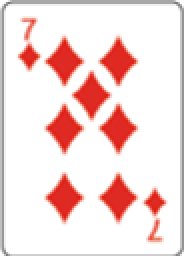
#> input picture q1/carta7.png, 92 x 128 px (shown 2 times larger)
$ python detectaCarta.py
#> lines starting #> are read from the running program, lines starting #| are printed output that depends on the picture; after the words box and inside, x2 and y2 are one past the last pixel; in counts of white or black regions, pixels touching at a corner belong together; pictures that were not available may be replaced by others from this repository, and a replacement may not be noted
import cv2
import numpy as np

template = cv2.imread("carta7.png", cv2.IMREAD_GRAYSCALE)
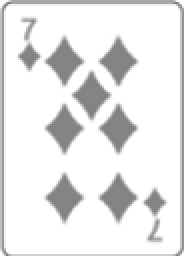
#> template: shape (128, 92) (shown 2 times larger); min 118, max 255, mean 231.2
w, h = template.shape[::-1]
#> w = 92; h = 128

cap = cv2.VideoCapture("q1.mp4")

if not cap.isOpened():
    print("Cannot open camera")
    exit()

while True:

    ret, frame = cap.read()
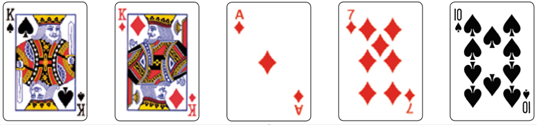
#> input picture q1/baralho.png, 537 x 125 px, given in place of q1.mp4, which was not available
#> frame is the input picture: shape (125, 537, 3); mean B, G, R 210.5, 211.8, 222.1
    resize = cv2.resize(frame, (1400, 800))

    gray_frame = cv2.cvtColor(resize, cv2.COLOR_BGR2GRAY)
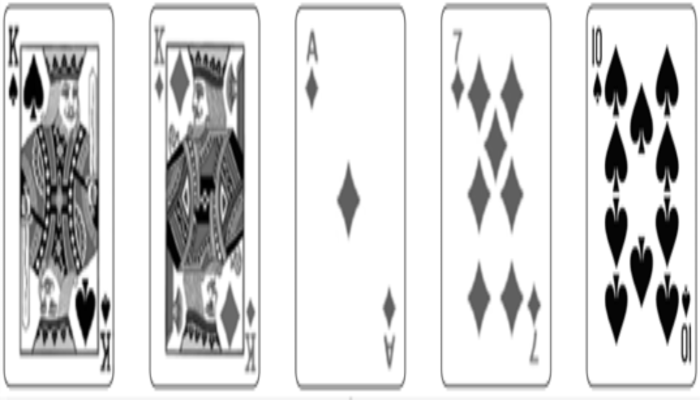
#> gray_frame: shape (800, 1400) (shown at 1/2 size); min 0, max 255, mean 214.7

    hsv = cv2.cvtColor(resize, cv2.COLOR_BGR2HSV)
#> hsv: shape (800, 1400, 3); mean H, S, V 19.2, 23.9, 224.2


    result = cv2.matchTemplate(gray_frame, template, cv2.TM_CCOEFF_NORMED)
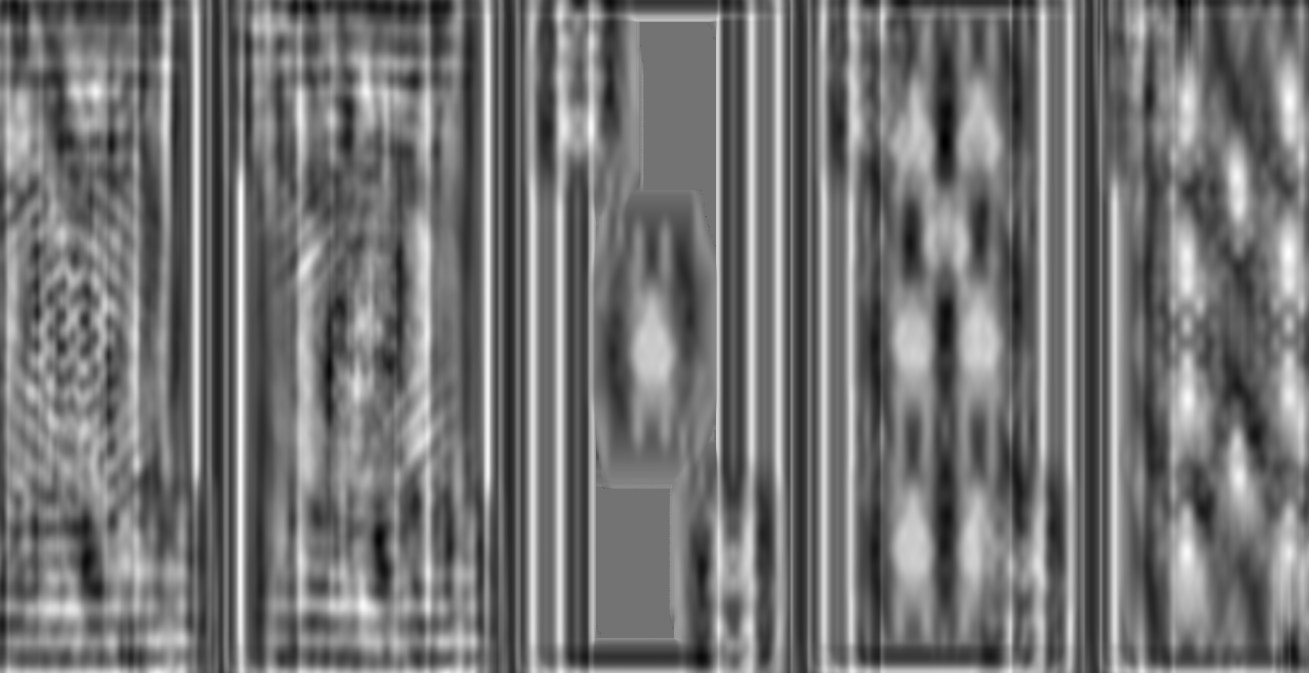
#> result: shape (673, 1309) float32; min -0.251, max 0.306, mean 0.00146; drawn with min black and max white
    loc = np.where(result >= 0.7)
#> loc = (empty array, empty array)

    lower_red = np.array([0, 66, 134])
    upper_red = np.array([180, 255, 243])


    mask = cv2.inRange(hsv, lower_red, upper_red)
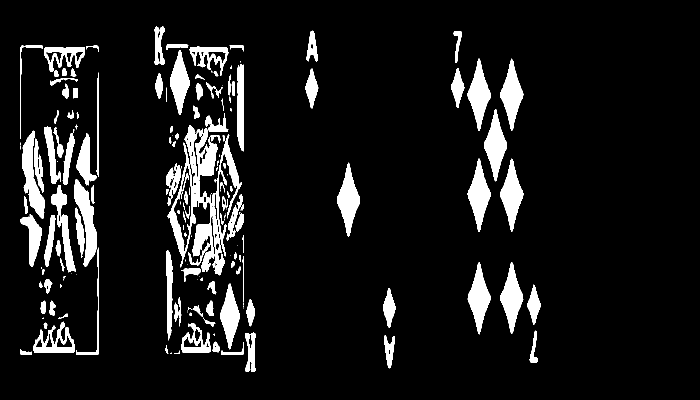
#> mask: shape (800, 1400) (shown at 1/2 size); 8.8% white; 196 white regions (61 under 20 px), largest, box (x1, y1, x2, y2) and area: (385, 256, 435, 544) 5034, (148, 358, 193, 534) 3497, (44, 261, 89, 438) 3448
    mask = cv2.erode(mask, np.ones((9, 10), np.uint8))
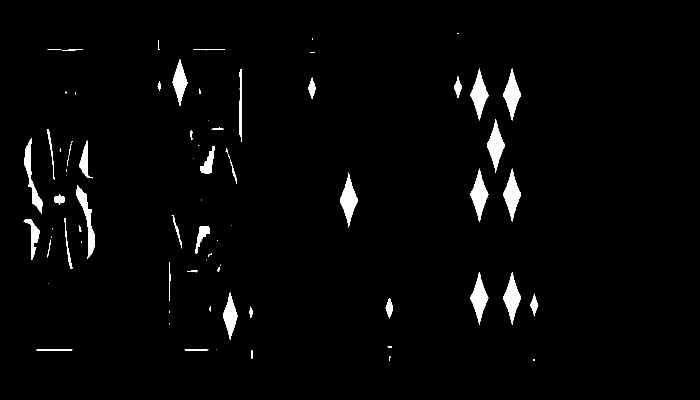
#> mask: shape (800, 1400) (shown at 1/2 size); 2.4% white; 77 white regions (27 under 20 px)

    contours, ret = cv2.findContours(
        mask, cv2.RETR_TREE, cv2.CHAIN_APPROX_SIMPLE)
#> contours = 77 contours, 42 with area under 20; largest, box (x1, y1, x2, y2) and area: (680, 345, 716, 455) 1661, (941, 337, 977, 444) 1654, (1006, 337, 1042, 443) 1645, (974, 238, 1010, 346) 1617, (1006, 544, 1042, 650) 1615; ret = 77 rows, first 6: [1, -1, -1, -1], [2, 0, -1, -1], [3, 1, -1, -1], [4, 2, -1, -1], [5, 3, -1, -1], [6, 4, -1, -1]

    for cnt in contours:
        area = cv2.contourArea(cnt)
        approx = cv2.approxPolyDP(cnt, 0.02*cv2.arcLength(cnt, True), True)

        x = approx.ravel()[0]

        y = approx.ravel()[1]

        cv2.drawContours(resize, [approx], 0, (10, 205, 15), 5)
#> this loop made 77 passes
#> (area, approx, x, y) on passes 3, 5, 6, 10, 12, 13, 14, 16, 17: (30, [[502, 701], [502, 716], [504, 716], [504, 701]], 502, 701), (45, [[369, 699], [416, 699]], 369, 699), (96, [[73, 700], [144, 699]], 73, 700), (65, [[501, 613], [499, 621], [501, 635], [505, 624]], 501, 613), (304.5, [[779, 596], [771, 615], [778, 636], [785, 618]], 779, 596), (299, [[1068, 587], [1060, 610], [1068, 632], [1076, 610]], 1068, 587), (1269, [[460, 585], [446, 629], [460, 679], [474, 634]], 460, 585), (1615, [[1024, 544], [1006, 594], [1024, 649], [1041, 597]], 1024, 544), (1610, [[958, 544], [941, 593], [958, 649], [976, 596]], 958, 544)
#> (area, x, y) on passes 30, 33, 37, 38, 50, 54: (536.5, 417, 453), (698, 47, 442), (252, 119, 388), (1445.5, 155, 370), (641.5, 428, 292), (686.5, 174, 281)
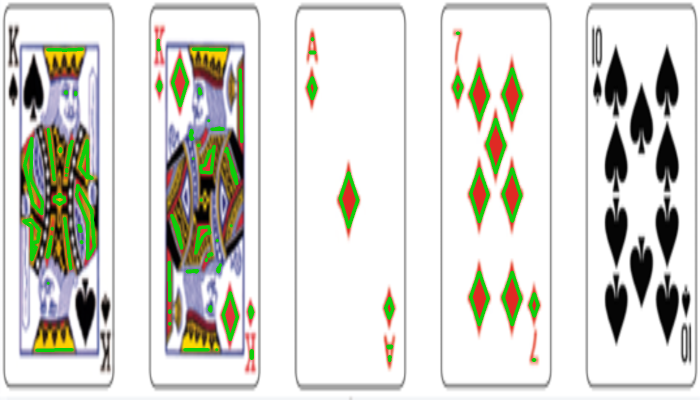
#> resize: shape (800, 1400, 3) (shown at 1/2 size); mean B, G, R 209, 215.9, 215.8


    for pt in zip(*loc[::-1]):
        cv2.rectangle(resize, pt, (pt[0] + w, pt[1] + h), (15, 15, 238), 1)
        print("carta encontrada")

        cv2.putText(resize, 'CARTA ENCONTRADA', (40, 50), cv2.QT_FONT_BLACK,
                    1, (11, 11, 10), 2, cv2.LINE_AA)
#> this loop made 0 passes

    cv2.imshow("FindCards", resize)

    key = cv2.waitKey(1) & 0xFF
#> (key Esc is pressed here)
    if key == 27:
        break
cap.release()
cv2.destroyAllWindows()
